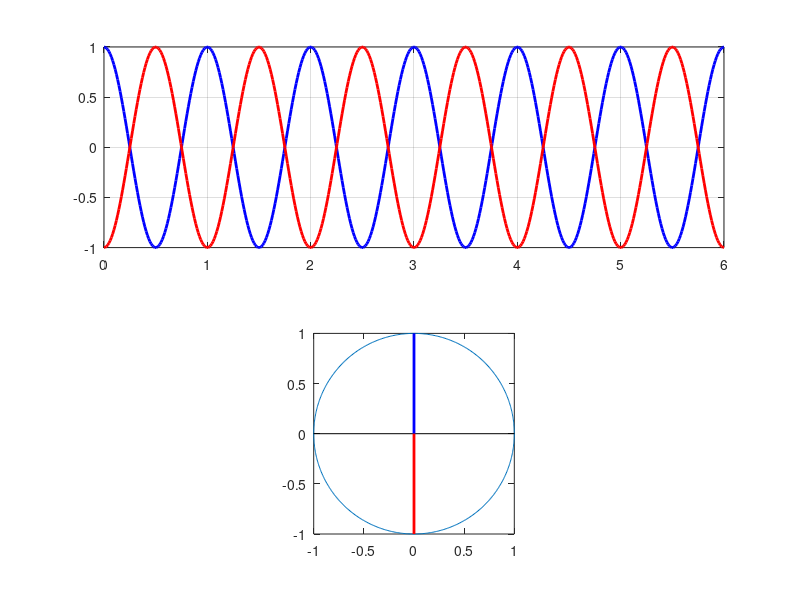

Write MATLAB code to recreate this figure.
% Laplace10.m

close all
clc
clear

w = 2;

phi = pi;

tMax = 6;


N = 501;

t = linspace(0,pi*tMax,N);

y = cos(w*t);

z = cos(w*t - phi);
%z = 0.5.*cos(w*(t - 1.08));

figure(1)

subplot(2,1,1)
  plot(t./pi,y,'b','linewidth',2)
  hold on
  plot(t./pi,z,'r','linewidth',2)
  grid on

subplot(2,1,2)
  c = linspace(-pi,pi,501);
  plot(cos(c),sin(c))
  hold on
  plot([0 0],[-1 1],'k')
  plot([-1 1],[0 0],'k')
  plot([ 0 sin(w*t(1))],[0 cos(w*t(1))],'b','linewidth',2)
  plot([ 0 -sin(w*t(1)-phi)],[0 cos(w*t(1)-phi)],'r','linewidth',2)
  axis square
